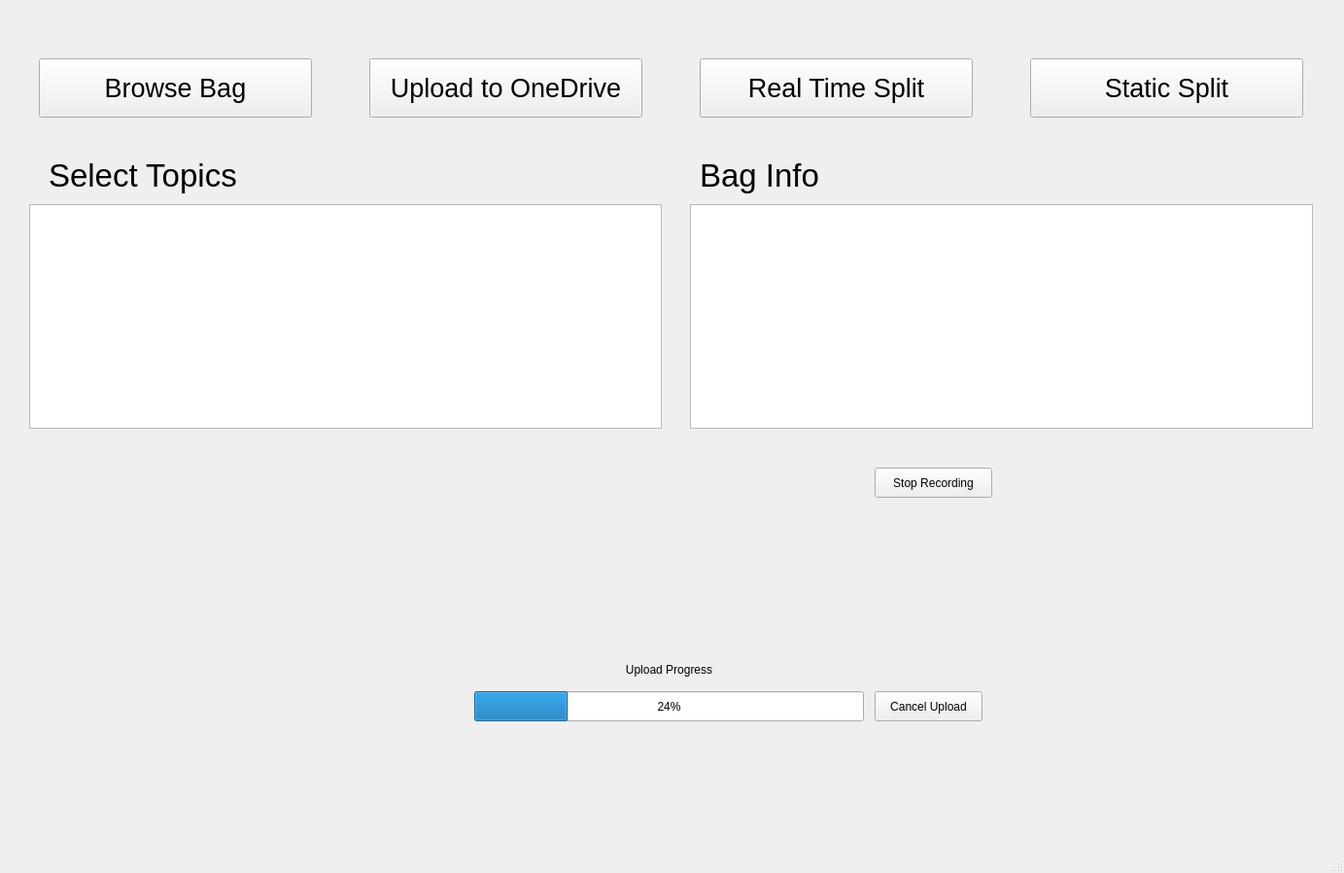
<?xml version="1.0" encoding="UTF-8"?>
<ui version="4.0">
 <class>MainWindow</class>
 <widget class="QMainWindow" name="MainWindow">
  <property name="geometry">
   <rect>
    <x>0</x>
    <y>0</y>
    <width>1383</width>
    <height>898</height>
   </rect>
  </property>
  <property name="windowTitle">
   <string>MainWindow</string>
  </property>
  <widget class="QWidget" name="centralwidget">
   <widget class="QLabel" name="label">
    <property name="geometry">
     <rect>
      <x>50</x>
      <y>150</y>
      <width>201</width>
      <height>61</height>
     </rect>
    </property>
    <property name="font">
     <font>
      <pointsize>25</pointsize>
     </font>
    </property>
    <property name="text">
     <string>Select Topics</string>
    </property>
   </widget>
   <widget class="QPushButton" name="static_split">
    <property name="geometry">
     <rect>
      <x>1060</x>
      <y>60</y>
      <width>281</width>
      <height>61</height>
     </rect>
    </property>
    <property name="font">
     <font>
      <pointsize>20</pointsize>
     </font>
    </property>
    <property name="text">
     <string>Static Split</string>
    </property>
   </widget>
   <widget class="QPushButton" name="upload_button">
    <property name="geometry">
     <rect>
      <x>380</x>
      <y>60</y>
      <width>281</width>
      <height>61</height>
     </rect>
    </property>
    <property name="font">
     <font>
      <pointsize>20</pointsize>
     </font>
    </property>
    <property name="text">
     <string>Upload to OneDrive</string>
    </property>
   </widget>
   <widget class="QLabel" name="subscribe_label">
    <property name="geometry">
     <rect>
      <x>530</x>
      <y>481</y>
      <width>321</width>
      <height>31</height>
     </rect>
    </property>
    <property name="text">
     <string/>
    </property>
    <property name="alignment">
     <set>Qt::AlignCenter</set>
    </property>
   </widget>
   <widget class="QLabel" name="size_label">
    <property name="geometry">
     <rect>
      <x>528</x>
      <y>541</y>
      <width>321</width>
      <height>31</height>
     </rect>
    </property>
    <property name="text">
     <string/>
    </property>
    <property name="alignment">
     <set>Qt::AlignCenter</set>
    </property>
   </widget>
   <widget class="QLabel" name="upload_label">
    <property name="geometry">
     <rect>
      <x>390</x>
      <y>710</y>
      <width>601</width>
      <height>31</height>
     </rect>
    </property>
    <property name="text">
     <string/>
    </property>
    <property name="alignment">
     <set>Qt::AlignCenter</set>
    </property>
   </widget>
   <widget class="QPushButton" name="browse_button">
    <property name="geometry">
     <rect>
      <x>40</x>
      <y>60</y>
      <width>281</width>
      <height>61</height>
     </rect>
    </property>
    <property name="font">
     <font>
      <pointsize>20</pointsize>
     </font>
    </property>
    <property name="text">
     <string>Browse Bag</string>
    </property>
   </widget>
   <widget class="QLabel" name="label_2">
    <property name="geometry">
     <rect>
      <x>720</x>
      <y>150</y>
      <width>201</width>
      <height>61</height>
     </rect>
    </property>
    <property name="font">
     <font>
      <pointsize>25</pointsize>
     </font>
    </property>
    <property name="text">
     <string>Bag Info</string>
    </property>
   </widget>
   <widget class="QFrame" name="frame">
    <property name="geometry">
     <rect>
      <x>710</x>
      <y>210</y>
      <width>641</width>
      <height>231</height>
     </rect>
    </property>
    <property name="frameShape">
     <enum>QFrame::StyledPanel</enum>
    </property>
    <property name="frameShadow">
     <enum>QFrame::Raised</enum>
    </property>
    <widget class="QListWidget" name="bag_info_list">
     <property name="geometry">
      <rect>
       <x>0</x>
       <y>0</y>
       <width>641</width>
       <height>231</height>
      </rect>
     </property>
    </widget>
   </widget>
   <widget class="QProgressBar" name="progress_bar_upload">
    <property name="geometry">
     <rect>
      <x>488</x>
      <y>711</y>
      <width>401</width>
      <height>31</height>
     </rect>
    </property>
    <property name="value">
     <number>24</number>
    </property>
   </widget>
   <widget class="QLabel" name="progress_label">
    <property name="geometry">
     <rect>
      <x>388</x>
      <y>673</y>
      <width>601</width>
      <height>31</height>
     </rect>
    </property>
    <property name="text">
     <string>Upload Progress</string>
    </property>
    <property name="alignment">
     <set>Qt::AlignCenter</set>
    </property>
   </widget>
   <widget class="QPushButton" name="cancel_upload_button">
    <property name="geometry">
     <rect>
      <x>900</x>
      <y>711</y>
      <width>111</width>
      <height>31</height>
     </rect>
    </property>
    <property name="text">
     <string>Cancel Upload</string>
    </property>
   </widget>
   <widget class="QPushButton" name="realtime_split">
    <property name="geometry">
     <rect>
      <x>720</x>
      <y>60</y>
      <width>281</width>
      <height>61</height>
     </rect>
    </property>
    <property name="font">
     <font>
      <pointsize>20</pointsize>
     </font>
    </property>
    <property name="text">
     <string>Real Time Split</string>
    </property>
   </widget>
   <widget class="QPushButton" name="stop_recording_button">
    <property name="geometry">
     <rect>
      <x>900</x>
      <y>481</y>
      <width>121</width>
      <height>31</height>
     </rect>
    </property>
    <property name="text">
     <string>Stop Recording</string>
    </property>
   </widget>
   <widget class="QListWidget" name="topic_list">
    <property name="geometry">
     <rect>
      <x>30</x>
      <y>210</y>
      <width>651</width>
      <height>231</height>
     </rect>
    </property>
   </widget>
   <widget class="QLabel" name="onedrive_size">
    <property name="geometry">
     <rect>
      <x>350</x>
      <y>770</y>
      <width>681</width>
      <height>71</height>
     </rect>
    </property>
    <property name="text">
     <string/>
    </property>
    <property name="alignment">
     <set>Qt::AlignCenter</set>
    </property>
   </widget>
   <widget class="QLabel" name="folder_size">
    <property name="geometry">
     <rect>
      <x>350</x>
      <y>600</y>
      <width>681</width>
      <height>61</height>
     </rect>
    </property>
    <property name="text">
     <string/>
    </property>
    <property name="alignment">
     <set>Qt::AlignCenter</set>
    </property>
   </widget>
   <widget class="QLabel" name="connection_label">
    <property name="geometry">
     <rect>
      <x>50</x>
      <y>11</y>
      <width>421</width>
      <height>31</height>
     </rect>
    </property>
    <property name="font">
     <font>
      <pointsize>16</pointsize>
      <weight>75</weight>
      <bold>true</bold>
     </font>
    </property>
    <property name="text">
     <string/>
    </property>
   </widget>
  </widget>
  <widget class="QMenuBar" name="menubar">
   <property name="geometry">
    <rect>
     <x>0</x>
     <y>0</y>
     <width>1383</width>
     <height>22</height>
    </rect>
   </property>
  </widget>
  <widget class="QStatusBar" name="statusbar"/>
 </widget>
 <resources/>
 <connections/>
</ui>
